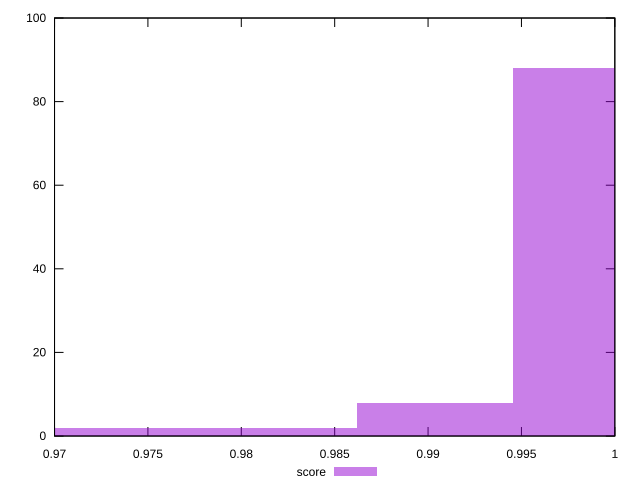

The script that saved this image:
reset

$score <<EOF
0.9987620369637978 88
0.9735831620823576 2
0.9903690786699845 8
0.981976120376171 2
EOF

set key outside below
set boxwidth 0.008392958293813427
set xrange [0.97:1]
set yrange [0:100]
set trange [0:100]
set style fill transparent solid 0.5 noborder
set terminal svg size 640, 490 enhanced background rgb 'white'
set output "report_00019_2021-02-10T18-14-37.922Z//mainthread-work-breakdown/samples/pages+cached+noadtech/score/histogram.svg"

plot $score title "score" with boxes

reset
